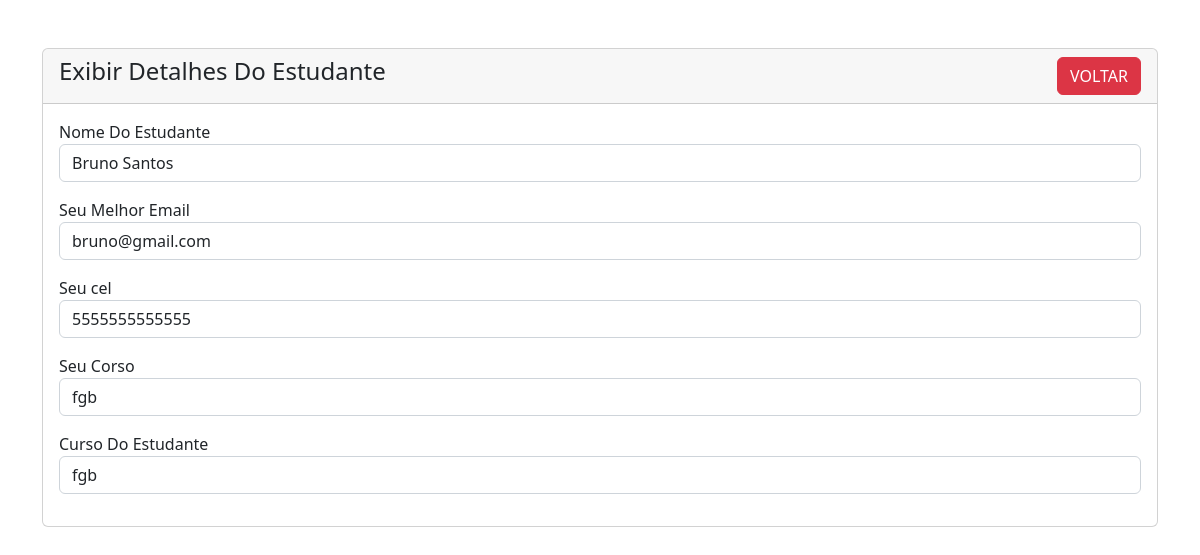
Screenshot of /student-exibir.php?id=8 with the database file from the repository.
### tables this page shows
CREATE TABLE `students` (
  `id` int(11) NOT NULL,
  `name` varchar(191) NOT NULL,
  `email` varchar(191) NOT NULL,
  `phone` varchar(191) NOT NULL,
  `course` varchar(255) NOT NULL
);

### student-exibir.php (the view)
<?php
    require 'dbcon.php';
?>
    <?php include('includes/header.php'); ?>
    <div class="container mt-5">
        <div class="row">
            <div class="col-md-12">
                <div class="card">
                    <div class="card-header">
                        <h4>Exibir Detalhes Do Estudante
                            <a href="index.php" class="btn btn-danger float-end">VOLTAR</a>
                        </h4>
                    </div>
                    <div class="card-body">
                        <?php
                            if(isset($_GET['id']))
                            {
                                $student_id = mysqli_real_escape_string($con, $_GET['id']);
                                $query = "SELECT * FROM students WHERE id='$student_id' ";
                                $query_run = mysqli_query($con, $query);
                                if(mysqli_num_rows($query_run) > 0)
                                {
                                    $student = mysqli_fetch_array($query_run);
                        ?>
                            <div class="mb-3">
                                <label>Nome Do Estudante</label>
                                <p class="form-control">
                                    <?=$student['name']; ?>
                                </p>
                            </div>
                            <div class="mb-3">
                                <label>Seu Melhor Email</label>
                                <p class="form-control">
                                    <?=$student['email']; ?>
                                </p>
                            </div>
                            <div class="mb-3">
                                <label>Seu cel</label>
                                <p class="form-control">
                                    <?=$student['phone']; ?>
                                </p>
                            </div>
                            <div class="mb-3">
                                <label>Seu Corso</label>
                                <p class="form-control">
                                    <?=$student['course']; ?>
                                </p>
                            </div>
                            <div class="mb-3">
                                <label>Curso Do Estudante</label>
                                <p class="form-control">
                                    <?=$student['course'];?>
                                </p>
                            </div>
                            <?php
                                    }else{
                                        echo "<h4> ID Não Encontrado! </h4>";
                                    }
                                }
                            ?>
                    </div>
                </div>
            </div>
        </div>
    </div>
    <?php include('includes/footer.php'); ?>

### rows the page displays
students: name "Bruno Santos", email "bruno@gmail.com", phone "5555555555555", course "fgb"
